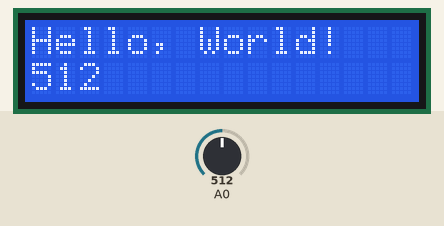
This sketch was run on a simulated Arduino Uno, built with avr-gcc and run on an emulated ATmega328P. Parts: 16×2 character LCD. The inputs (shaded band) are chosen by the test bench; at power-on: A0 = 512.

Above: at 1.2 s.
1.3 s: A0 set to 716
At 2.5 s:
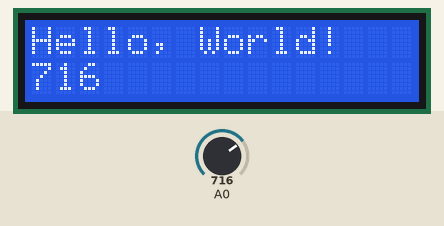
2.8 s: A0 set to 900
At 3.2 s:
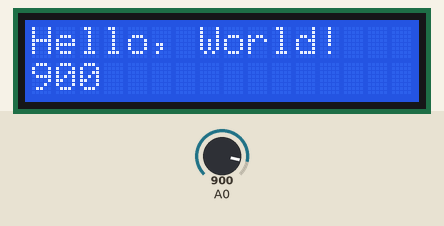
4.3 s: A0 set to 1023
At 5.1 s:
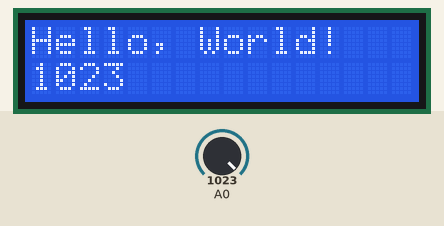
Timing chart, 0 to 7.3 s (numbered marks = the images above; inputs shaded):
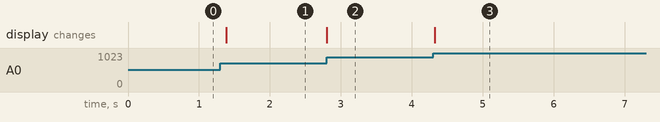

Measured:
- after the input at 1.3 s, the display: changes after 0.08 s (image 1)
- after the input at 2.8 s, the display: changes at once (image 2)
- after the input at 4.3 s, the display: changes at once (image 3)

The sketch:

basic_lcd.ino
```cpp
#include <LiquidCrystal.h>

// Pins for LCD connection
const uint8_t rs = 8, enable = 9, d4 = 4, d5 = 5, d6 = 6, d7 = 7;
// Stores the analog read value from the button: 0-1023
uint16_t button = 0;
// Initialize LCD
LiquidCrystal lcd(rs, enable, d4, d5, d6, d7);

void setup()
{
  // 16 cols, 2 rows
  lcd.begin(16, 2);
  // Start at col, 0 row 0
  lcd.setCursor(0, 0);
  lcd.print("Hello, World!");
}

void loop()
{
  // Go to beginning of 2nd line
  lcd.setCursor(0, 1);
  // Read value from analog pin 0
  button = analogRead(0);
  // Print blanks to clear screen
  lcd.print("    ");
  // Go back to beginning of line
  lcd.setCursor(0, 1);
  // Print the analog reading
  lcd.print(button);
  delay(100);
}
```
